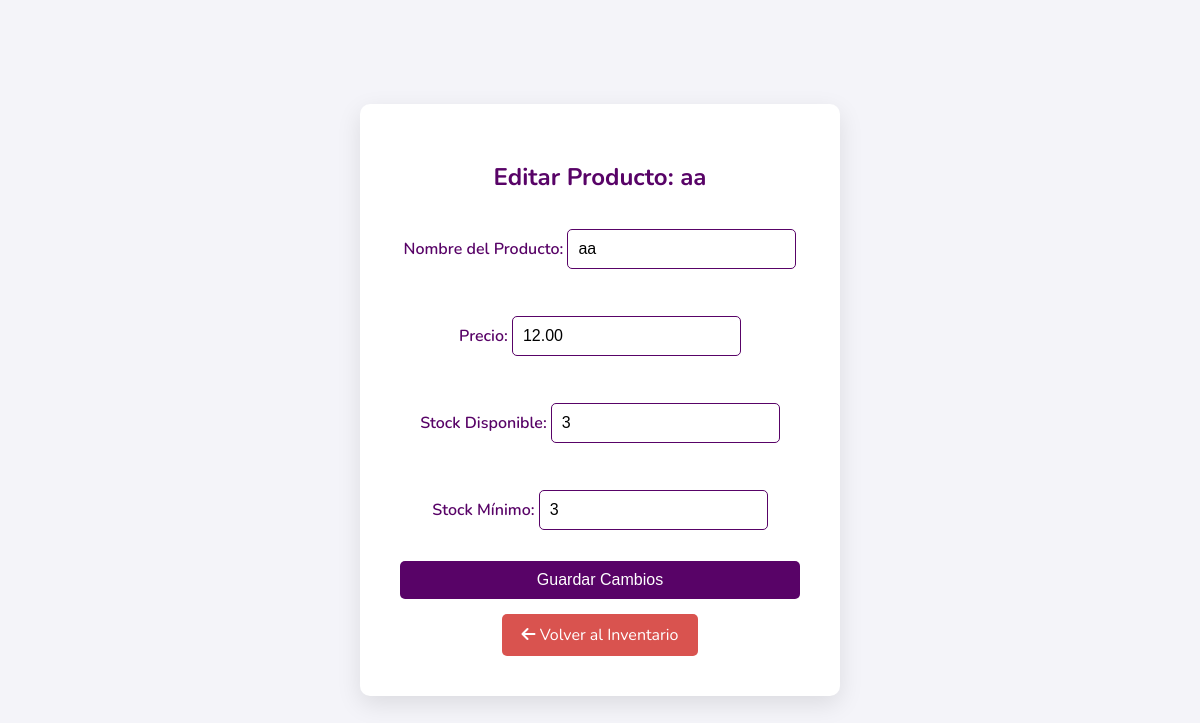
/productos/1/editar/, run on an earlier commit of the app's database.
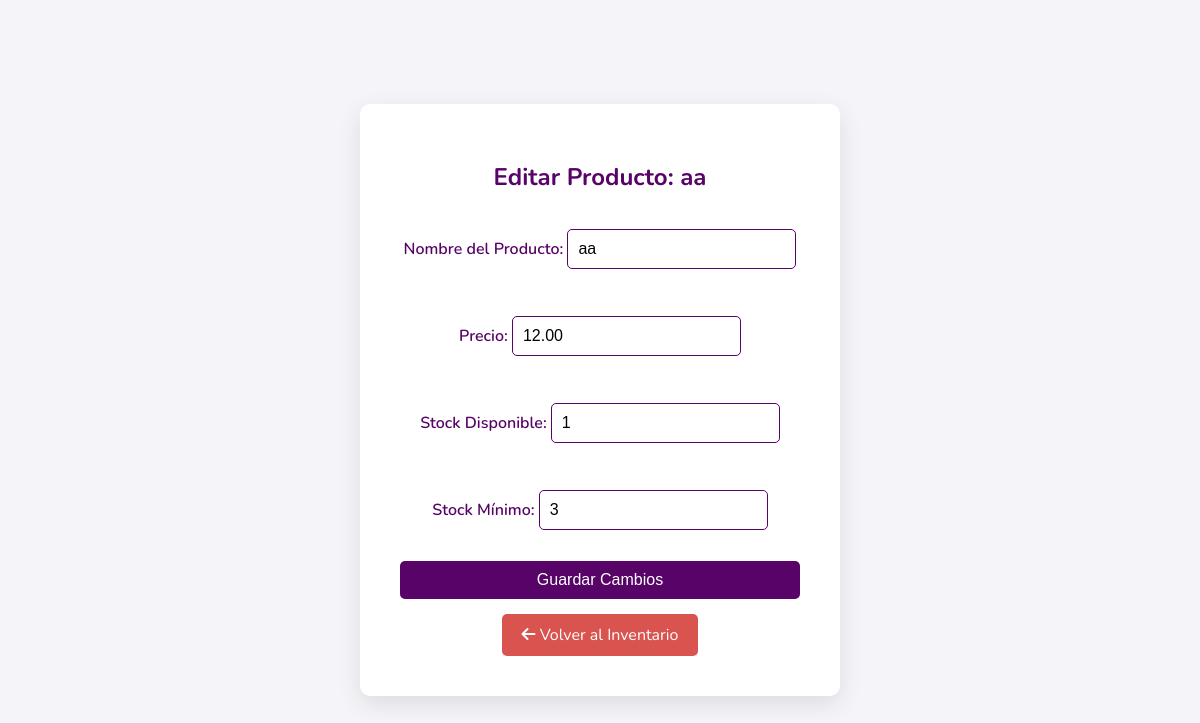
And on a later commit of the database.
### gestion/models.py (models this page shows)
class Producto(models.Model):
    nombre = models.CharField(max_length=100)
    precio = models.DecimalField(max_digits=10, decimal_places=2)
    stock = models.IntegerField()
    stock_minimo = models.IntegerField()

### gestion/views.py (the view)
# urls.py: path('productos/<int:pk>/editar/', views.editar_producto, name='editar_producto'),
def editar_producto(request, pk):
    producto = get_object_or_404(Producto, pk=pk)
    if request.method == 'POST':
        form = ProductoForm(request.POST, instance=producto)
        if form.is_valid():
            form.save()
            messages.success(request, f'El producto "{producto.nombre}" ha sido actualizado. Stock restante: {producto.stock}')
            if producto.stock <= producto.stock_minimo:
                messages.warning(request, f'¡Atención! El stock del producto "{producto.nombre}" está por debajo del nivel mínimo ({producto.stock_minimo}).')
            return redirect('inventario_jefe')  # Redirige al inventario del jefe
    else:
        form = ProductoForm(instance=producto)
    return render(request, 'gestion/editar_producto.html', {'form': form, 'producto': producto})

### gestion/forms.py (shortened to what this page needs)
class ProductoForm(forms.ModelForm):
    class Meta:
        model = Producto
        fields = ['nombre', 'precio', 'stock', 'stock_minimo']
        labels = {
            'nombre': 'Nombre del Producto',
            'precio': 'Precio',
            'stock': 'Stock Disponible',
            'stock_minimo': 'Stock Mínimo',
        }
        widgets = {
            'nombre': forms.TextInput(attrs={
                'class': 'form-control',
                'placeholder': 'Introduce el nombre del producto'
            }),
            'precio': forms.NumberInput(attrs={
                'class': 'form-control',
                'placeholder': 'Introduce el precio',
                'step': '0.01'
            }),
            'stock': forms.NumberInput(attrs={
                'class': 'form-control',
                'placeholder': 'Cantidad en stock'
            }),
            'stock_minimo': forms.NumberInput(attrs={
                'class': 'form-control',
                'placeholder': 'Introduce el stock mínimo'
            }),
        }

### gestion/templates/gestion/editar_producto.html (shortened to what this page needs)
<!DOCTYPE html>
<html lang="es">
<head>
    <link rel="stylesheet" href="https://cdnjs.cloudflare.com/ajax/libs/font-awesome/6.0.0-beta3/css/all.min.css">
</head>
<body>
    <div class="edit-container">
        <h1>Editar Producto: {{ producto.nombre }}</h1>
        <form method="POST" class="edit-form">
            {{ form.as_p }}
            <button type="submit">Guardar Cambios</button>
        </form>
        <a href="{% url 'inventario_jefe' %}" class="back-btn"><i class="fas fa-arrow-left"></i> Volver al Inventario</a>
    </div>
</body>
</html>

What changed in the data, as far as the page shows it:
changed Producto "aa": stock "3" → "1"
